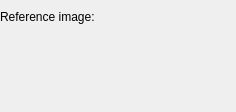
<?xml version="1.0" encoding="utf-8"?>
<ui version="4.0">
 <author>
    SPDX-FileCopyrightText: none
    SPDX-License-Identifier: GPL-3.0-or-later
  </author>
 <class>WdgFastColorTransfer</class>
 <widget class="QWidget" name="WdgFastColorTransfer">
  <property name="geometry">
   <rect>
    <x>0</x>
    <y>0</y>
    <width>236</width>
    <height>112</height>
   </rect>
  </property>
  <layout class="QVBoxLayout">
   <property name="leftMargin">
    <number>0</number>
   </property>
   <property name="topMargin">
    <number>10</number>
   </property>
   <property name="rightMargin">
    <number>0</number>
   </property>
   <property name="bottomMargin">
    <number>0</number>
   </property>
   <item>
    <widget class="QLabel" name="label1">
     <property name="layoutDirection">
      <enum>Qt::LeftToRight</enum>
     </property>
     <property name="text">
      <string>Reference image:</string>
     </property>
     <property name="alignment">
      <set>Qt::AlignLeading|Qt::AlignLeft|Qt::AlignVCenter</set>
     </property>
     <property name="wordWrap">
      <bool>false</bool>
     </property>
    </widget>
   </item>
   <item>
    <widget class="KisFileNameRequester" name="fileNameURLRequester"/>
   </item>
   <item>
    <layout class="QHBoxLayout">
     <property name="margin">
      <number>0</number>
     </property>
    </layout>
   </item>
   <item>
    <spacer>
     <property name="orientation">
      <enum>Qt::Vertical</enum>
     </property>
     <property name="sizeType">
      <enum>QSizePolicy::MinimumExpanding</enum>
     </property>
     <property name="sizeHint" stdset="0">
      <size>
       <width>1</width>
       <height>27</height>
      </size>
     </property>
    </spacer>
   </item>
  </layout>
 </widget>
 <customwidgets>
  <customwidget>
   <class>KisFileNameRequester</class>
   <extends>QWidget</extends>
   <header location="global">kis_file_name_requester.h</header>
   <container>1</container>
  </customwidget>
 </customwidgets>
 <resources/>
 <connections/>
</ui>
